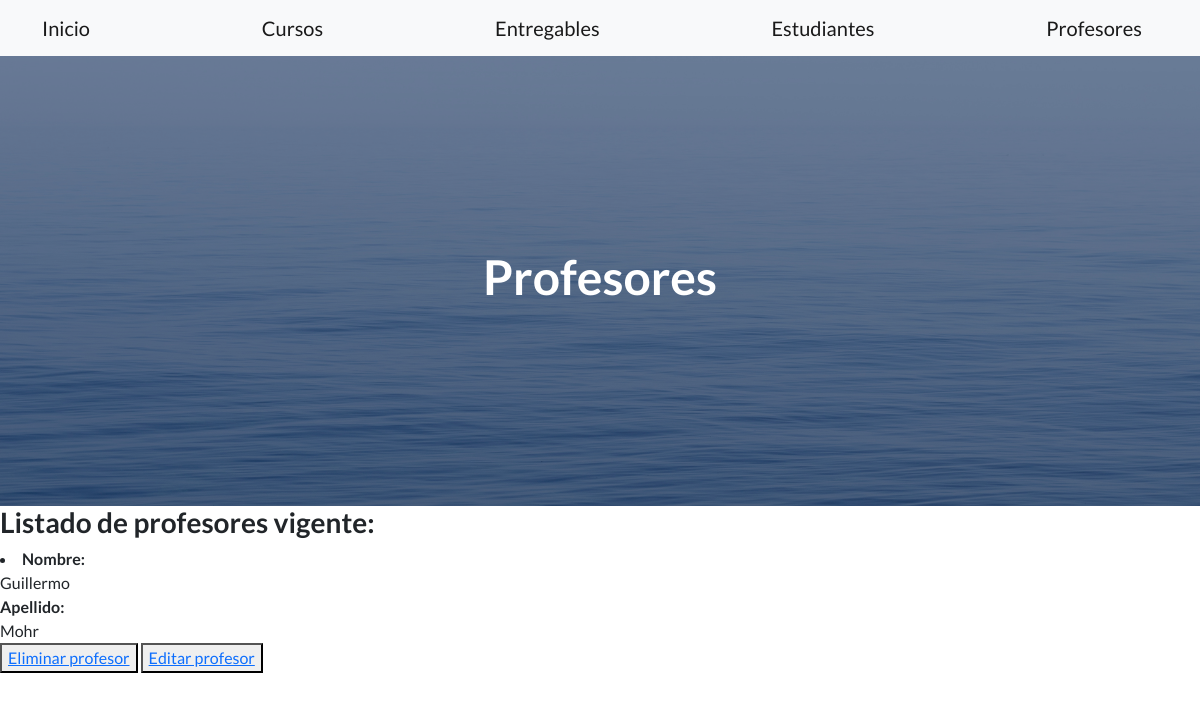
The app's page /AppCoder/Profesores/, older data.
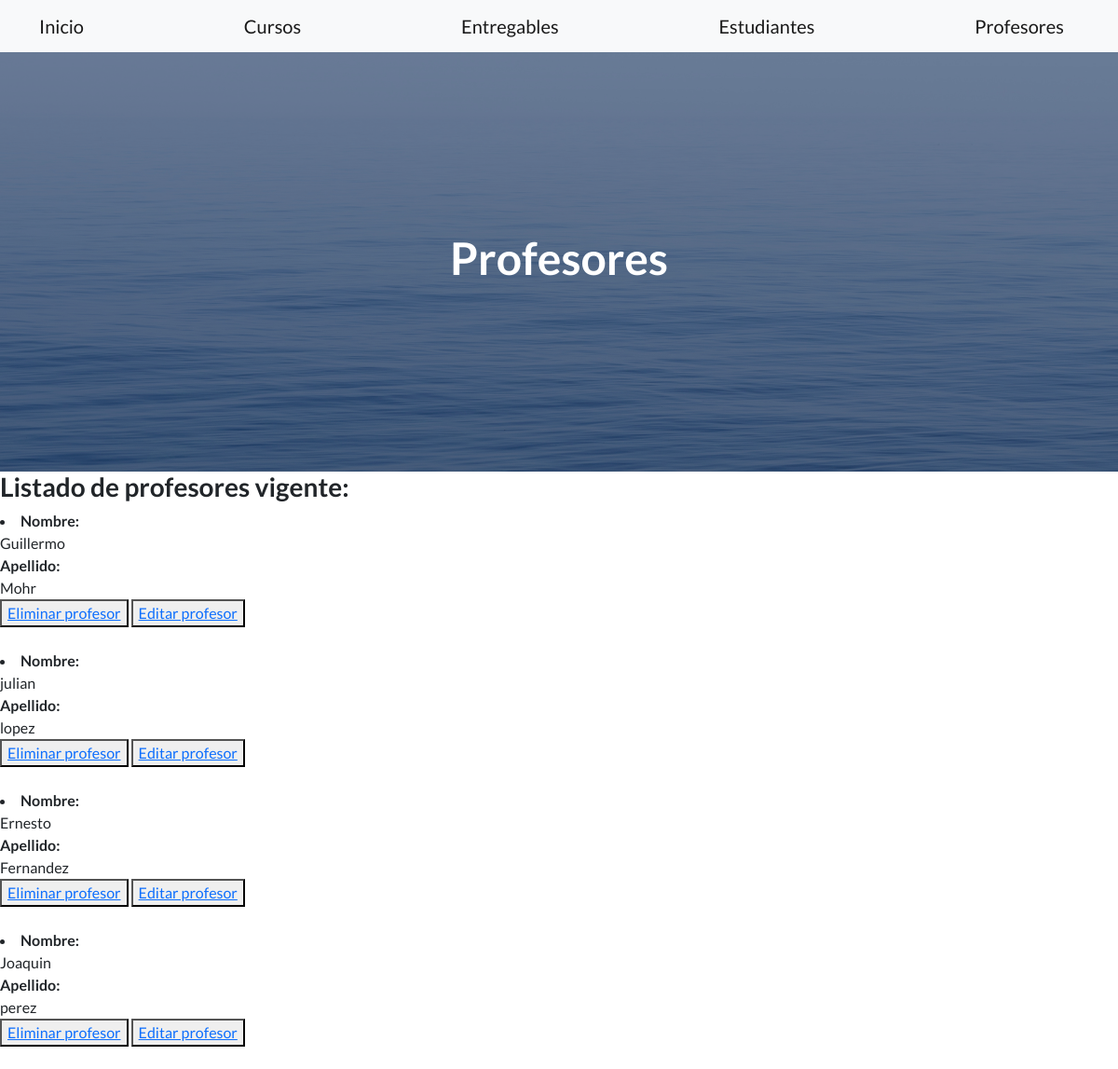
The same page, newer data.
### AppCoder/models.py (models this page shows, shortened)
class Profesor(models.Model):
    nombre = models.CharField(max_length=40)
    apellido =models.CharField(max_length=40)
    email = models.EmailField()
    profesion = models.CharField(max_length=40)

### AppCoder/views.py (the view)
# urls.py: path('Profesores/', verProfesores, name='Profesores'),
def verProfesores(request):
    profesores = Profesor.objects.all()
    return render(request, 'AppCoder/template_profesores.html', {'profesores':profesores})

### AppCoder/Templates/AppCoder/template_profesores.html (shortened to what this page needs)
{% extends "AppCoder/padre.html" %}
{% load static %}
{% block Cartel %}
<h1>Profesores</h1>
{% endblock %}
{% block ContenidoVariable %}
<h3>Listado de profesores vigente:</h3>
{% for profesor in profesores %}
<li><b>Nombre:</b><br>  {{profesor.nombre}} <br> <b>Apellido:</b><br>   {{profesor.apellido}} </li>
<button>
    <a href="{% url 'eliminarProfesor' profesor.nombre %}">Eliminar profesor</a>
</button>
<button>
    <a href="{% url 'editarProfesor' profesor.nombre %}">Editar profesor</a>
</button>
<br><br>
{% endfor %}
{% endblock %}

Row changes from the older to the newer data that the page shows:
added Profesor: nombre "julian", apellido "lopez"
added Profesor: nombre "Ernesto", apellido "Fernandez"
added Profesor: nombre "Joaquin", apellido "perez"
